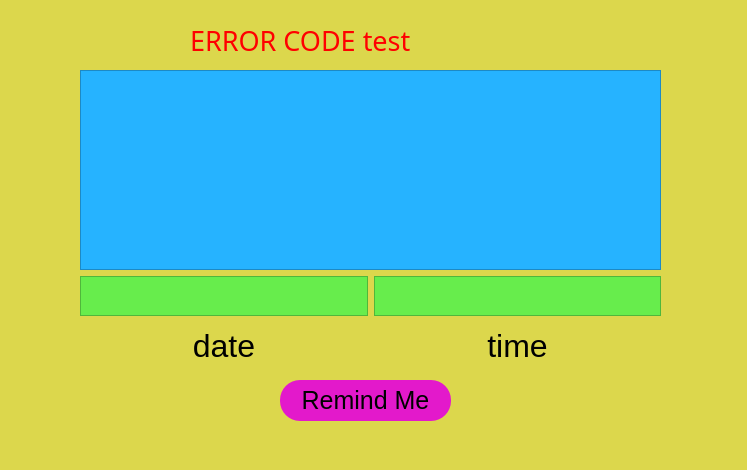
<?xml version="1.0" encoding="UTF-8"?>
<ui version="4.0">
 <class>MainWindow</class>
 <widget class="QMainWindow" name="MainWindow">
  <property name="geometry">
   <rect>
    <x>0</x>
    <y>0</y>
    <width>747</width>
    <height>470</height>
   </rect>
  </property>
  <property name="windowTitle">
   <string>MainWindow</string>
  </property>
  <widget class="QWidget" name="centralwidget">
   <widget class="QWidget" name="gridLayoutWidget">
    <property name="geometry">
     <rect>
      <x>80</x>
      <y>70</y>
      <width>581</width>
      <height>299</height>
     </rect>
    </property>
    <layout class="QGridLayout" name="gridLayout">
     <item row="2" column="1">
      <widget class="QLabel" name="timeLabel">
       <property name="font">
        <font>
         <pointsize>24</pointsize>
        </font>
       </property>
       <property name="layoutDirection">
        <enum>Qt::LeftToRight</enum>
       </property>
       <property name="styleSheet">
        <string notr="true"/>
       </property>
       <property name="text">
        <string>time</string>
       </property>
       <property name="alignment">
        <set>Qt::AlignCenter</set>
       </property>
      </widget>
     </item>
     <item row="2" column="0">
      <widget class="QLabel" name="dateLabel">
       <property name="font">
        <font>
         <pointsize>24</pointsize>
        </font>
       </property>
       <property name="layoutDirection">
        <enum>Qt::LeftToRight</enum>
       </property>
       <property name="styleSheet">
        <string notr="true"/>
       </property>
       <property name="text">
        <string>date</string>
       </property>
       <property name="alignment">
        <set>Qt::AlignCenter</set>
       </property>
      </widget>
     </item>
     <item row="1" column="1">
      <widget class="QPlainTextEdit" name="time">
       <property name="maximumSize">
        <size>
         <width>16777215</width>
         <height>40</height>
        </size>
       </property>
       <property name="font">
        <font>
         <pointsize>18</pointsize>
        </font>
       </property>
       <property name="styleSheet">
        <string notr="true">background-color:rgb(103, 237, 76);</string>
       </property>
       <property name="verticalScrollBarPolicy">
        <enum>Qt::ScrollBarAlwaysOff</enum>
       </property>
       <property name="horizontalScrollBarPolicy">
        <enum>Qt::ScrollBarAlwaysOff</enum>
       </property>
      </widget>
     </item>
     <item row="1" column="0">
      <widget class="QPlainTextEdit" name="date">
       <property name="maximumSize">
        <size>
         <width>16777215</width>
         <height>40</height>
        </size>
       </property>
       <property name="font">
        <font>
         <pointsize>18</pointsize>
        </font>
       </property>
       <property name="styleSheet">
        <string notr="true">background-color:rgb(103, 237, 76);</string>
       </property>
       <property name="verticalScrollBarPolicy">
        <enum>Qt::ScrollBarAlwaysOff</enum>
       </property>
       <property name="horizontalScrollBarPolicy">
        <enum>Qt::ScrollBarAlwaysOff</enum>
       </property>
      </widget>
     </item>
     <item row="0" column="0" colspan="2">
      <widget class="QPlainTextEdit" name="mainInput">
       <property name="minimumSize">
        <size>
         <width>0</width>
         <height>200</height>
        </size>
       </property>
       <property name="maximumSize">
        <size>
         <width>16777215</width>
         <height>200</height>
        </size>
       </property>
       <property name="font">
        <font>
         <pointsize>14</pointsize>
        </font>
       </property>
       <property name="styleSheet">
        <string notr="true">background-color:rgb(38, 179, 255);</string>
       </property>
      </widget>
     </item>
    </layout>
   </widget>
   <widget class="QLabel" name="Background">
    <property name="geometry">
     <rect>
      <x>0</x>
      <y>0</y>
      <width>1031</width>
      <height>631</height>
     </rect>
    </property>
    <property name="styleSheet">
     <string notr="true">background-color:rgb(220, 215, 76);</string>
    </property>
    <property name="text">
     <string/>
    </property>
   </widget>
   <widget class="QPushButton" name="remind">
    <property name="geometry">
     <rect>
      <x>280</x>
      <y>380</y>
      <width>171</width>
      <height>41</height>
     </rect>
    </property>
    <property name="font">
     <font>
      <family>Nirmala UI</family>
      <pointsize>19</pointsize>
     </font>
    </property>
    <property name="styleSheet">
     <string notr="true">background-color:rgb(227, 25, 203);
border-radius:20%;</string>
    </property>
    <property name="text">
     <string>Remind Me</string>
    </property>
   </widget>
   <widget class="QLabel" name="error">
    <property name="geometry">
     <rect>
      <x>190</x>
      <y>20</y>
      <width>481</width>
      <height>41</height>
     </rect>
    </property>
    <property name="font">
     <font>
      <family>HoloLens MDL2 Assets</family>
      <pointsize>20</pointsize>
     </font>
    </property>
    <property name="styleSheet">
     <string notr="true">color:rgb(255, 0, 0);</string>
    </property>
    <property name="text">
     <string>ERROR CODE test</string>
    </property>
   </widget>
   <zorder>Background</zorder>
   <zorder>gridLayoutWidget</zorder>
   <zorder>remind</zorder>
   <zorder>error</zorder>
  </widget>
 </widget>
 <resources/>
 <connections/>
</ui>
